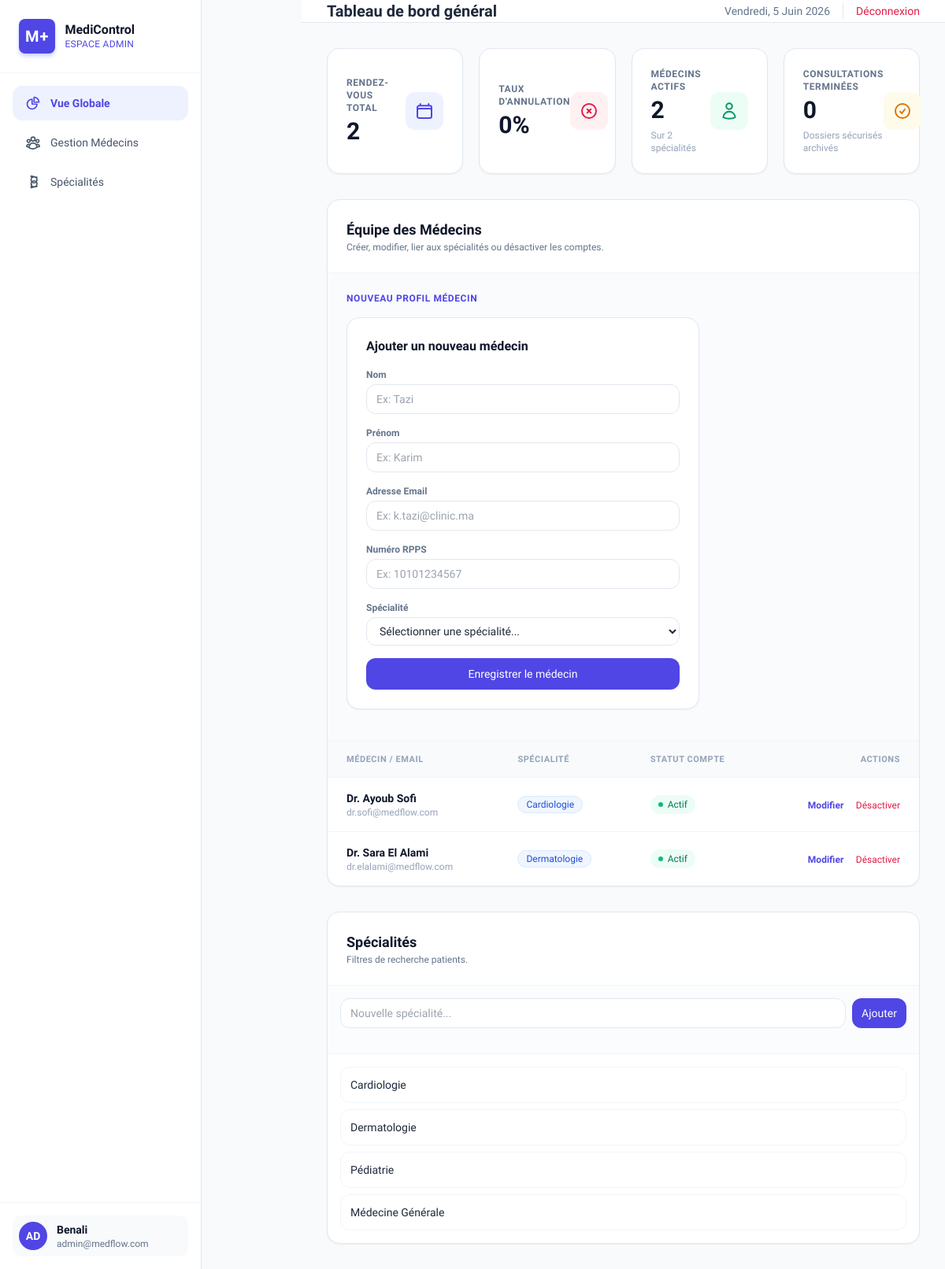
/templates/admin/dashboard.php (signed in), run on the app's committed database.
### tables this page shows
CREATE TABLE Medecin (
    id INT AUTO_INCREMENT PRIMARY KEY,
    user_id INT NOT NULL UNIQUE,
    specialite_id INT NOT NULL,
    numeroRPPS VARCHAR(50) NOT NULL UNIQUE,
    actif BOOLEAN DEFAULT TRUE,

    FOREIGN KEY (user_id) REFERENCES User(id),
    FOREIGN KEY (specialite_id) REFERENCES Specialite(id)
);

CREATE TABLE User (
    id INT AUTO_INCREMENT PRIMARY KEY,
    email VARCHAR(255) NOT NULL UNIQUE,
    passwordHash VARCHAR(255) NOT NULL,
    nom VARCHAR(100) NOT NULL,
    prenom VARCHAR(100) 
    NOT NULL,
    role_id INT NOT NULL,
    FOREIGN KEY (role_id) REFERENCES Role(id)
);

CREATE TABLE Specialite (
    id INT AUTO_INCREMENT PRIMARY KEY,
    libelle VARCHAR(100) NOT NULL
);

### templates/admin/dashboard.php (the view, shortened to what the rows shown need)
<?php
require_once __DIR__ . "/../../src/Repository/adminRepositories.php";
?>
<!DOCTYPE html>
<html lang="fr">
<head>
    <script src="https://cdn.tailwindcss.com"></script>
</head>
<body class="bg-slate-50 text-slate-800 min-h-screen flex">
    <aside class="w-64 bg-white border-r border-slate-200 flex flex-col fixed h-full z-10">
        <div class="p-6 border-b border-slate-100 flex items-center gap-3">
            <div>
                <h1 class="font-bold text-slate-900 leading-tight">MediControl</h1>
            </div>
        </div>
    </aside>
    <main class="flex-1 pl-64 min-h-screen flex flex-col">
        <header class="h-16 bg-white border-b border-slate-200 px-8 flex items-center justify-between sticky top-0 z-20">
            <div class="flex items-center gap-2">
                <h2 class="text-xl font-bold text-slate-800">Tableau de bord général</h2>
            </div>
        </header>
        <div class="p-8 space-y-8 flex-1">
            <div class="grid grid-cols-1 xl:grid-cols-3 gap-8">
                <section id="medecins" class="xl:col-span-2 bg-white rounded-2xl border border-slate-200 shadow-sm overflow-hidden flex flex-col">
                    <div class="overflow-x-auto">
                        <table class="w-full text-left border-collapse">
                            <thead>
                                <tr class="bg-slate-50 text-slate-400 uppercase text-[11px] font-bold tracking-wider border-b border-slate-100">
                                    <th class="py-4 px-6">Médecin / Email</th>
                                    <th class="py-4 px-6">Spécialité</th>
                                    <th class="py-4 px-6">Statut Compte</th>
                                    <th class="py-4 px-6 text-right">Actions</th>
                                </tr>
                            </thead>
                            <tbody class="divide-y divide-slate-100 text-sm">
                                    <?php
                                    $medecins = getAllMedecins();
                                    if (!empty($medecins)):
                                        foreach ($medecins as $medecin):
                                            $doctorName = "Dr. " . $medecin->prenom . " " . $medecin->nom;
                                    ?>
                                            <tr class="hover:bg-slate-50/50 transition-colors">
                                                <td class="py-4 px-6">
                                                    <div class="font-semibold text-slate-900"><?php echo htmlspecialchars($doctorName); ?></div>
                                                    <div class="text-xs text-slate-400"><?php echo htmlspecialchars($medecin->email); ?></div>
                                                </td>
                                                <td class="py-4 px-6">
                                                    <span class="inline-flex items-center px-2.5 py-0.5 rounded-full text-xs font-medium bg-blue-50 text-blue-700 border border-blue-100">
                                                        <?php echo htmlspecialchars($medecin->specialite); ?>
                                                    </span>
                                                </td>
                                                <td class="py-4 px-6">
                                                    <?php if ($medecin->actif): ?>
                                                        <span class="inline-flex items-center gap-1.5 px-2.5 py-1 rounded-full text-xs font-medium bg-emerald-50 text-emerald-700">
                                                            <span class="w-1.5 h-1.5 bg-emerald-500 rounded-full"></span> Actif
                                                        </span>
                                                    <?php else: ?>
                                                        <span class="inline-flex items-center gap-1.5 px-2.5 py-1 rounded-full text-xs font-medium bg-slate-100 text-slate-600">
                                                            <span class="w-1.5 h-1.5 bg-slate-400 rounded-full"></span> Inactif
                                                        </span>
                                                    <?php endif; ?>
                                                </td>
                                                <td class="py-4 px-6 text-right space-x-3">
                                                    <button onclick="openEditModal(
                                                                '<?php echo $medecin->user_id; ?>',
                                                                '<?php echo $medecin->nom; ?>',
                                                                '<?php echo $medecin->prenom; ?>',
                                                                '<?php echo $medecin->email; ?>',
                                                                '<?php echo $medecin->numeroRPPS; ?>',
                                                                '<?php echo $medecin->specialite_id; ?>'
                                                            )"
                                                            class="text-indigo-600 hover:text-indigo-900 font-semibold text-xs">
                                                        Modifier
                                                    </button>
                                                    <?php
                                                    if ($medecin->actif == 1) {
                                                        $texte_lien = "Désactiver";
                                                        $classe_couleur = "text-rose-600 hover:text-rose-900";
                                                    } else {
                                                        $texte_lien = "Activer";
                                                        $classe_couleur = "text-emerald-600 hover:text-emerald-900";
                                                    }
                                                    ?>
                                                    <a href="scripts/toggle_status.php?id=<?php echo $medecin->user_id; ?>"
                                                       class="<?php echo $classe_couleur; ?> font-medium text-xs inline-block">
                                                        <?php echo $texte_lien; ?>
                                                    </a>
                                                </td>
                                            </tr>
                                        <?php
                                        endforeach;
                                    endif; ?>
                            </tbody>
                        </table>
                    </div>
                </section>
                <section id="specialites" class="bg-white rounded-2xl border border-slate-200 shadow-sm flex flex-col">
                    <div class="p-4 flex-1 overflow-y-auto max-h-[300px]">
                        <ul class="space-y-2">
                            <?php
                            $specialites = getAllSpecialities();
                            if (!empty($specialites)):
                                foreach ($specialites as $spec):
                            ?>
                                <li class="flex items-center justify-between p-3 bg-white border border-slate-100 rounded-xl">
                                    <span class="text-sm font-medium text-slate-800"><?php echo htmlspecialchars($spec->libelle); ?></span>
                                </li>
                            <?php
                                endforeach;
                            else:
                            ?>
                                <li class="text-sm text-slate-400 italic text-center py-4">Aucune spécialité trouvée.</li>
                            <?php endif; ?>
                        </ul>
                    </div>
                </section>
            </div>
        </div>
    </main>
</body>
</html>

### data on the page
medecin: user.nom "Dr. Ayoub Sofi", user.email "dr.sofi@medflow.com", specialite.libelle "Cardiologie", shows "Actif", actif "Désactiver"
medecin: user.nom "Dr. Sara El Alami", user.email "dr.elalami@medflow.com", specialite.libelle "Dermatologie", shows "Actif", actif "Désactiver"
specialite: libelle "Cardiologie"
specialite: libelle "Dermatologie"
specialite: libelle "Pédiatrie"
specialite: libelle "Médecine Générale"

### other printed values
$_SESSION['name'] "Benali"
$_SESSION['email'] "admin@medflow.com"
todayDatemr() "Vendredi, 5 Juin 2026"
count(getTotalRDVs()) "2"
getTotalDrsActifs()['total'] "2"
count(getWorkingSpecialities()) "2"
countFinishedCons()['total'] "0"
